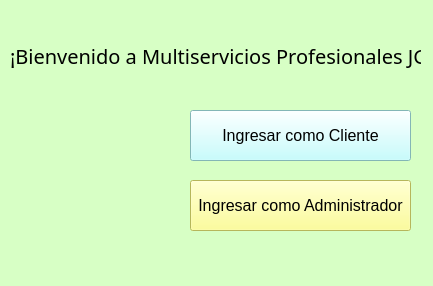
<?xml version="1.0" encoding="UTF-8"?>
<ui version="4.0">
 <class>Form</class>
 <widget class="QWidget" name="Form">
  <property name="geometry">
   <rect>
    <x>0</x>
    <y>0</y>
    <width>433</width>
    <height>286</height>
   </rect>
  </property>
  <property name="windowTitle">
   <string>Multiservicios Profesionales JG</string>
  </property>
  <property name="styleSheet">
   <string notr="true">background-color: rgb(215, 255, 197);</string>
  </property>
  <widget class="QLabel" name="label">
   <property name="geometry">
    <rect>
     <x>10</x>
     <y>20</y>
     <width>411</width>
     <height>71</height>
    </rect>
   </property>
   <property name="font">
    <font>
     <family>Segoe MDL2 Assets</family>
     <pointsize>15</pointsize>
    </font>
   </property>
   <property name="text">
    <string>¡Bienvenido a Multiservicios Profesionales JG!</string>
   </property>
  </widget>
  <widget class="QPushButton" name="btn_admin">
   <property name="geometry">
    <rect>
     <x>190</x>
     <y>180</y>
     <width>221</width>
     <height>51</height>
    </rect>
   </property>
   <property name="font">
    <font>
     <pointsize>12</pointsize>
    </font>
   </property>
   <property name="styleSheet">
    <string notr="true">background-color: rgb(255, 255, 127);</string>
   </property>
   <property name="text">
    <string>Ingresar como Administrador</string>
   </property>
  </widget>
  <widget class="QPushButton" name="btn_cliente">
   <property name="geometry">
    <rect>
     <x>190</x>
     <y>110</y>
     <width>221</width>
     <height>51</height>
    </rect>
   </property>
   <property name="font">
    <font>
     <pointsize>12</pointsize>
    </font>
   </property>
   <property name="styleSheet">
    <string notr="true">background-color: rgb(183, 255, 255);</string>
   </property>
   <property name="text">
    <string>Ingresar como Cliente</string>
   </property>
  </widget>
  <widget class="QLabel" name="label_2">
   <property name="geometry">
    <rect>
     <x>20</x>
     <y>110</y>
     <width>151</width>
     <height>121</height>
    </rect>
   </property>
   <property name="text">
    <string/>
   </property>
   <property name="pixmap">
    <pixmap>logoJG.png</pixmap>
   </property>
   <property name="scaledContents">
    <bool>true</bool>
   </property>
  </widget>
 </widget>
 <resources/>
 <connections/>
</ui>
